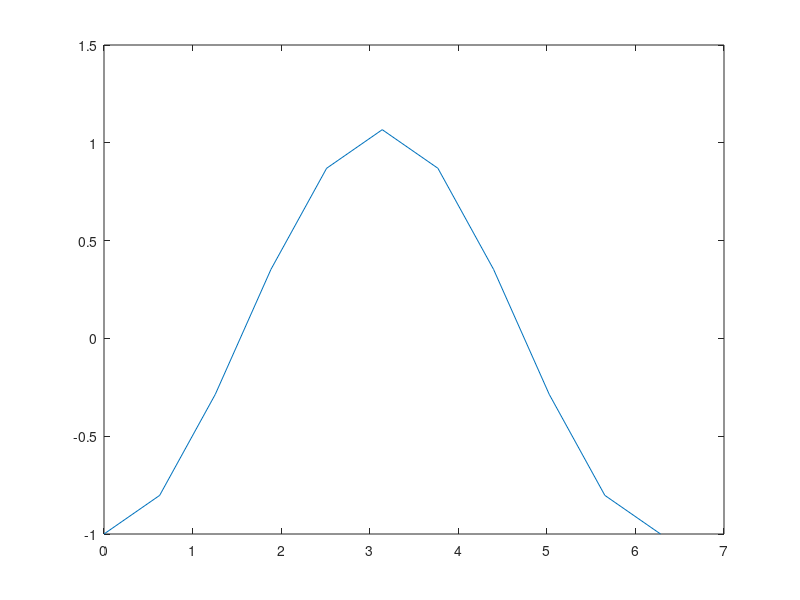

The MATLAB source for this figure:
%% 1

clc
clear
close all



a = 0;
b = 1;


BC = [0 0];


mu = 0.001;
f = @(x) -ones(length(x),1);

intervalli = 80;

h = (b-a)/intervalli;

d = mu/h^2 * (2) + 1/h;

d1 = mu/h^2 * (-1);

d_1 = mu/h^2 * (-1) + 1/h * (-1);

uni = ones(intervalli-1, 1)

A = spdiags(uni*[d, d1, d_1], [0 1 -1], intervalli-1, intervalli-1)

x = (a:h:b)';
b = f(x(2:end-1));

% non metto dirichlet perché è omogeneo

u = [BC(1); A\b; BC(2)];
min(u)



%% 2
clc
clear
close all

intervalli = 1000;

mu = 6;

f = @(x) cos(sin(x));

BC = [1/2 1/3];

a = 0;
b = pi;

h = (b-a)/intervalli;

d = mu/h^2 * 2;

d1 = mu/h^2 * (-1);


uni = ones(intervalli-1, 1);

A = spdiags(uni * [d, d1, d1], [0 1 -1], intervalli-1, intervalli-1);


x = (a:h:b)';
b = f(x(2:end-1));

b(1) = b(1) + mu/h^2 * BC(1);

b(end) = b(end) + mu/h^2 * BC(2);

u = [BC(1); A\b; BC(2)];

max(u)


%% 3

clc
clear
close all

f = @(x) log(3.*x.^2 + 2);

mu = 5;

BC = [0 0];

a = 0;
b = 1;
intervalli = 100;
h = (b-a)/intervalli;

d = mu/h^2 * (2);

d1 = mu/h^2 * (-1);

uni = ones(intervalli-1,1);

A = spdiags(uni *[d, d1, d1], [0 1 -1], intervalli-1, intervalli-1);

x = (a:h:b)';

b = f(x(2:end-1));


u = [BC(1); A\b; BC(2)];

max(u)

%% 4

clc
clear
close all

f = @(x) cos(x);

a = 0;
b = 2*pi;
intervalli = 10;
mu = -1;
h = (b-a)/intervalli;

% neumann a destra
BC = [-1 0];

% intervalli - 1 perché scrivo la roba di neumann extra "a mano"
uni = ones(intervalli-1, 1);

% aggiungo un altro elemento alla diagonale a dx per neumann, ma diviso 2
d = [mu/h^2 * (2) * uni; mu/h^2 * (1)];

% la diagonale è simmetrica, quindi d1 = d_1;
% aggiungo un 1 in più sempre per neumann
d1 = mu/h^2 * (-1) * [uni; 1];

A = spdiags([d, d1, d1], [0 1 -1], intervalli, intervalli);

x = (a:h:b)';

% da 2 a end perché non conosco end, quindi devo calcolarlo
b = f(x(2:end));

% dirichlet non omogeneo
b(1) = b(1) + mu/h^2 * BC(1);

% essendo BC(2) = 0 non importa, ma il meno è necessario perché nel testo
% dell'esercizio ci da u' = 0, mentre dovrebbe essere -u' = 0 per il caso
% "standard"
b(end) = b(end)/2 + BC(2)/h * (-1);

u = [BC(1); A\b];

plot(x, u)

u(find(x==pi))



